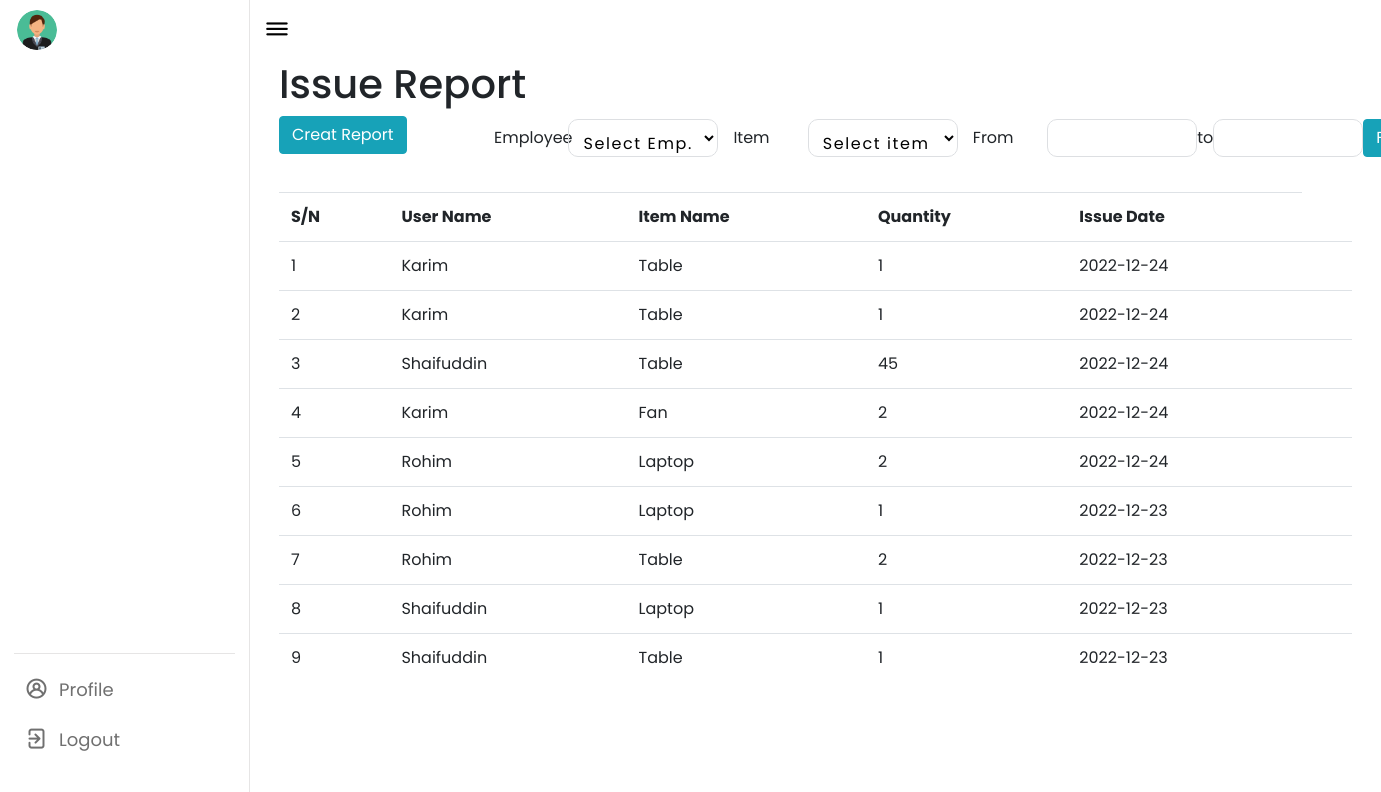
The page /issuerep.php on the database its author committed.
### tables this page shows
CREATE TABLE `issue` (
  `id` int(10) NOT NULL,
  `item` int(100) NOT NULL,
  `employee_id` int(100) NOT NULL,
  `issue_date` date NOT NULL DEFAULT current_timestamp(),
  `quantity` int(10) NOT NULL
);

CREATE TABLE `employee` (
  `id` int(100) NOT NULL COMMENT 'ID',
  `name` varchar(100) NOT NULL COMMENT 'Name',
  `department_id` int(100) NOT NULL,
  `designation_id` int(100) NOT NULL,
  `number` int(100) NOT NULL COMMENT 'Number',
  `email` varchar(100) NOT NULL COMMENT 'Email',
  `password` varchar(100) NOT NULL,
  `role` int(10) NOT NULL
);

CREATE TABLE `item` (
  `item_id` int(10) NOT NULL,
  `item_name` varchar(100) NOT NULL,
  `catagory_id` int(10) NOT NULL,
  `reusable` varchar(10) NOT NULL
);

### issuerep.php (the view, shortened to what this page needs)
<?php include 'nav/enav.php';
$sub_sql = "";
$eq="";
$iq="";
$query = "SELECT item.item_name,issue.quantity,issue.id,issue.issue_date,employee.name FROM item JOIN issue on item.item_id=issue.item JOIN employee on issue.employee_id=employee.id $sub_sql $eq $iq order by id desc";
?>
<head>
</head>
<div class="container" style="height: 0;">
    <h1> Issue Report</h1>
    <button onclick="purchaseReport()" class="btn btn-info"> Creat Report</button>
    <form method="post">
                <div class="input-group date" style="left: 200px;bottom: 35px;">
                    <label for="from" class="col-1 col-form-label">Employee</label>
                        <select class="inputbox" aria-label="Default select example" name="emp" id="emp">
                            <option selected disabled>Select Emp.</option>
                        </select>
                        <label for="from" class="col-1 col-form-label">Item</label>
                        <select class="inputbox" aria-label="Default select example" name="item" id="item">
                            <option selected disabled>Select item</option>
                        </select>
                    <label for="from" class="col-1 col-form-label">From</label>
                    <input type="text" id="from" class="inputbox"  name="from"  autocomplete="off">
                    <label for="to" class="col-0 col-form-label">to</label>
                    <input type="text" id="to" class="inputbox" name="to"  autocomplete="off">
                    <input type="submit" class="btn btn-info" name="submit" value="Filter">
            </form>
</div>
<div id="table">
<table class="table ">
    <thread>
        <tr>
            <th>S/N</th>
            <th>User Name</th>
            <th>Item Name</th>
            <th>Quantity</th>
            <th>Issue Date</th>
        </tr>
    </thread>
    <?php
    $data = mysqli_query($conn, $query);
    $total = mysqli_num_rows($data);
    $c = 1;
    if ($total != 0) {
        while ($result = mysqli_fetch_assoc($data)) {
            echo '
                    <tr >
                    <td>' . $c . '</td>
                    <td>' . $result['name'] . '</td>
                    <td>' . $result['item_name'] . '</td>
                    <td>' . $result['quantity'] . '</td>
                    <td>' . $result['issue_date'] . '</td>
                    <td>
                    </td>
                    </tr>';
            $c++;
        }
    } else {
        echo "NO records Found";
    };
    ?>
</table>
</div>
<?php
include 'nav/footer.php';
?>

### nav/adminstyle.css (style rules this page uses)
* { margin: 0; padding: 0; box-sizing: border-box; font-family: 'Poppins', sans-serif; }
:root { --primary-color: #ffffff; --panel-color: #FFF; --text-color: #000; --black-light-color: #707070; --border-color: #e6e5e5; --toggle-color: #DDD; --box1-color: #4DA3FF; --box2-color: #FFE6AC; --box3-color: #E7D1FC; --title-icon-color: #fff; --tran-05: all 0.5s ease; --tran-03: all 0.3s ease; --tran-03: all 0.2s ease; }
body { min-height: 100vh; background-color: var(--primary-color); }
.container { padding-top: 30px; }

### issuerep.php (style rules this page uses)
.inputbox { position: relative; width: 150px; padding: 10px 10px 0px; background: transparent; border: 1px solid #dddfe2; border-radius: 10px; outline: none; color: rgb(0, 0, 0); letter-spacing: .1em; z-index: 10; }

### rows shown on the page
issue: employee.name "Karim", item.item_name "Table", quantity "1", issue_date "2022-12-24"
issue: employee.name "Karim", item.item_name "Table", quantity "1", issue_date "2022-12-24"
issue: employee.name "Shaifuddin", item.item_name "Table", quantity "45", issue_date "2022-12-24"
issue: employee.name "Karim", item.item_name "Fan", quantity "2", issue_date "2022-12-24"
issue: employee.name "Rohim", item.item_name "Laptop", quantity "2", issue_date "2022-12-24"
issue: employee.name "Rohim", item.item_name "Laptop", quantity "1", issue_date "2022-12-23"
issue: employee.name "Rohim", item.item_name "Table", quantity "2", issue_date "2022-12-23"
issue: employee.name "Shaifuddin", item.item_name "Laptop", quantity "1", issue_date "2022-12-23"
issue: employee.name "Shaifuddin", item.item_name "Table", quantity "1", issue_date "2022-12-23"
